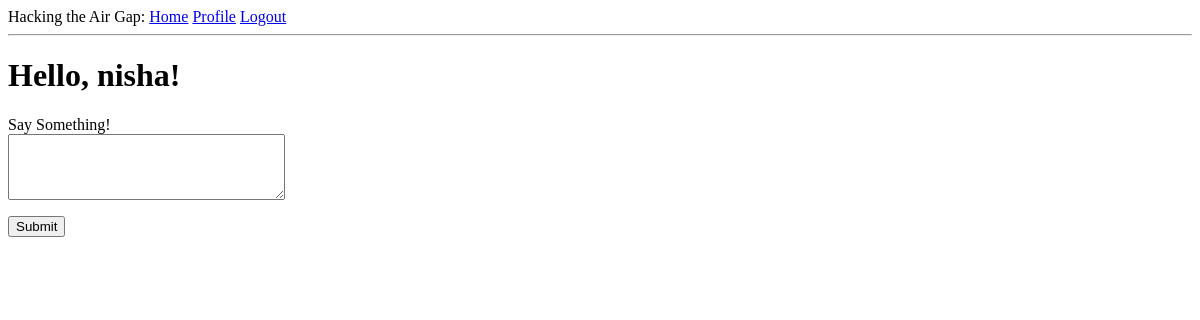
Before: /index (signed in) with the older database file.
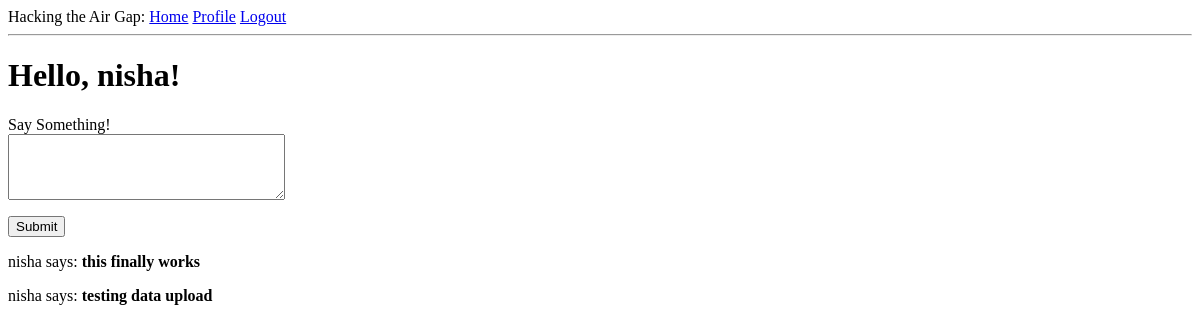
After: the same page with the newer database file.
### app/models.py (models this page shows, shortened)
class Post(db.Model):
    id = db.Column(db.Integer, primary_key=True)
    body = db.Column(db.String(140))
    timestamp = db.Column(db.DateTime, index=True, default=datetime.utcnow)
    user_id = db.Column(db.Integer, db.ForeignKey('user.id'))

class User(UserMixin, db.Model):
    id = db.Column(db.Integer, primary_key=True)
    username = db.Column(db.String(64), index=True, unique=True)
    email = db.Column(db.String(120), index=True, unique=True)
    password_hash = db.Column(db.String(128))
    posts = db.relationship('Post', backref='author', lazy='dynamic')
    about_me = db.Column(db.String(140))
    last_seen = db.Column(db.DateTime, default=datetime.utcnow)
    def get_posts(self):
        return Post.query.filter_by(user_id=self.id)

### app/routes.py (the view)
@app.route('/', methods=['GET', 'POST'])  # decorator which registers the next function as a callback function
@app.route('/index', methods=['GET', 'POST'])
@login_required  # prevents unauthenticated users from accessing this endpoint
def index():
    form = PostForm()
    if form.validate_on_submit():
        post = Post(body=form.post.data, author=current_user)
        db.session.add(post)
        db.session.commit()
        flash('your first post is now live')
        return redirect(url_for('index'))
    posts = current_user.get_posts().all()
    return render_template('index.html', title='Home', posts=posts, form=form)

### app/forms.py
class PostForm(FlaskForm):
    post = TextAreaField('Say Something!', validators=[DataRequired()])
    submit = SubmitField('Submit')

### app/models.py (called while the page is built)
@login.user_loader
def load_user(id):
    return User.query.get(int(id))

### app/routes.py (called while the page is built)
@app.before_request
def before_request():
    if current_user.is_authenticated:
        current_user.last_seen = datetime.utcnow()
        db.session.commit()

### app/templates/index.html (shortened to what this page needs)
{% extends "base.html" %}
{% block content %}
   <body>
        <h1>Hello, {{current_user.username}}!</h1>
        <form method="post">
            <p>
                {{form.post.label}}<br>
                {{form.post(cols=32, rows=4)}}<br>
            </p>
            <p>{{form.submit()}}</p>
        </form>
        {% for post in posts %}
        <div><p>{{post.author.username}} says: <b>{{post.body}}</b></p></div>
        {% endfor %}
    </body>
{% endblock %}

Changed rows visible on the page:
added Post: author.username "nisha", body "this finally works"
added Post: author.username "nisha", body "testing data upload"
